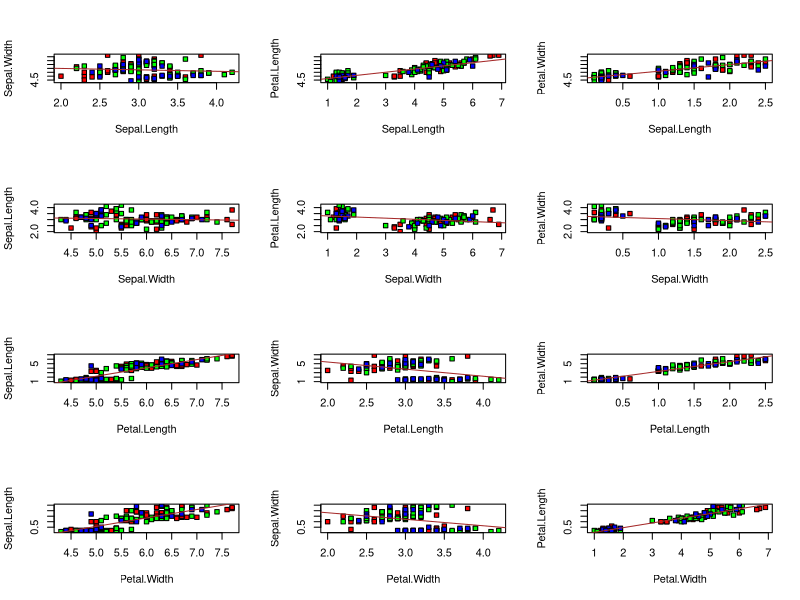

Here is the R script that generated this plot:


data(iris)

# shuffle the dataset and get training and test dataset
shuffled.iris <- iris[sample(1:nrow(iris)), ]
test.ds <- shuffled.iris[1:30,]
training.ds <- shuffled.iris[31:150,]

png(filename="task3.png")
par(mfrow=c(4, 3))

labels = names(iris)[-5]
indexes = c(1:4)
for (x in indexes) {
    for (y in indexes) {
        if (x != y) {

            a = training.ds[,x]
            b = training.ds[,y]

            plot(a~b,
                 pch = 22,
                 bg = c('red', 'green', 'blue')[unclass(iris$Species)],
                 xlab = labels[x],
                 ylab = labels[y]
                 # xlim = c(0,7),
                 # ylim = c(0,7)
                 )
            model = lm(a~b)
            abline(model, col='brown')
        }
    }
}
dev.off()

# Because each of the plots show a correlation between the columns we can
# conclude that one of the predictors can be expressed as a linear combination
# of the others.
